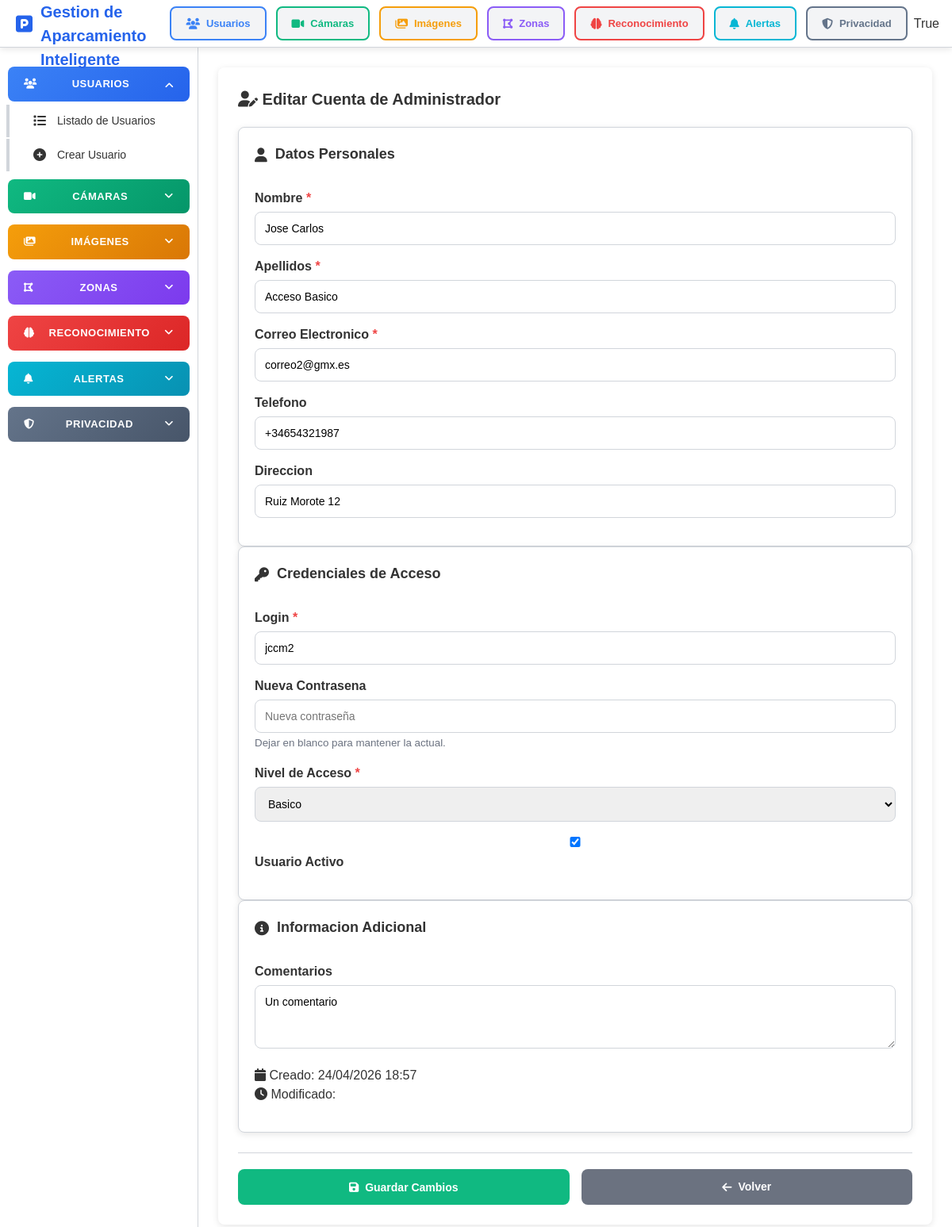
The app's page /usuarios/editar/20/ (signed in) with its own data.
### usuarios/models.py (models this page shows, shortened)
class UsuarioNucleo(ModeloBase, Activo):
    NIVEL_ACCESO_CHOICES = [
        (1, 'Basico'),
        (2, 'Administrador'),
    ]
    id_cliente = models.IntegerField(
        null=True,
        blank=True,
        verbose_name='ID Cliente',
        help_text='Identificador del cliente o propietario'
    )
    nombre = models.CharField(
        max_length=100,
        verbose_name='Nombre'
    )
    apellidos = models.CharField(
        max_length=150,
        blank=True,
        verbose_name='Apellidos'
    )
    email = models.EmailField(
        unique=True,
        verbose_name='Correo electronico'
    )
    telefono = models.CharField(
        max_length=20,
        blank=True,
        verbose_name='Telefono'
    )
    direccion = models.CharField(
        max_length=255,
        blank=True,
        verbose_name='Direccion'
    )
    login = models.CharField(
        max_length=50,
        unique=True,
        verbose_name='Usuario de login'
    )
    password = models.CharField(
        max_length=255,
        verbose_name='Password',
        help_text='Contraseña encriptada'
    )
    nivel_acceso = models.IntegerField(
        choices=NIVEL_ACCESO_CHOICES,
        default=1,
        verbose_name='Nivel de acceso',
        help_text='1-Basico, 2-Administrador'
    )
    comentarios = models.TextField(
        blank=True,
        verbose_name='Comentarios',
        help_text='Observaciones adicionales'
    )
    class Meta:
        verbose_name = 'Usuario del Nucleo'
        verbose_name_plural = 'Usuarios del Nucleo'
        ordering = ['-fecha_creacion']

### usuarios/views.py (the view)
# urls.py: path('editar/<int:pk>/', views.editar_usuario, name='editar'),
def editar_usuario(request, pk):
    if request.session.get('usuario_nivel', 0) != 2:
        messages.error(request, 'Solo los administradores pueden editar usuarios.')
        return redirect('usuarios:lista')
    usuario = get_object_or_404(UsuarioNucleo, pk=pk)
    if request.method == 'POST':
        form = UsuarioNucleoForm(request.POST, instance=usuario)
        if form.is_valid():
            email = form.cleaned_data.get('email')
            login = form.cleaned_data.get('login')
            if UsuarioNucleo.objects.filter(email=email).exclude(pk=pk).exists():
                form.add_error('email', 'Este correo electrónico ya está registrado.')
                return render(request, 'usuarios/editar.html', {'form': form, 'usuario': usuario})
            if UsuarioNucleo.objects.filter(login=login).exclude(pk=pk).exists():
                form.add_error('login', 'Este nombre de usuario ya está en uso.')
                return render(request, 'usuarios/editar.html', {'form': form, 'usuario': usuario})
            usuario = form.save(commit=False)
            nueva_password = form.cleaned_data.get('nueva_password')
            if nueva_password:
                usuario.password = make_password(nueva_password)
            '''
            if password:
                usuario.password = make_password(password)
            else:
                # Restaurar password original si está vacío
                usuario.password = password_original
            '''
            usuario.save()
            messages.success(request, f'Usuario {usuario.nombre} actualizado correctamente.')
            return redirect('usuarios:lista')
    else:
        form = UsuarioNucleoForm(instance=usuario)
    return render(request, 'usuarios/editar.html', {
        'form': form,
        'usuario': usuario
    })

### templates/usuarios/editar.html (shortened to what this page needs)
{% extends 'base.html' %}
{% block content %}
<div class="container">
    <h2><i class="fas fa-user-edit"></i> Editar Cuenta de Administrador</h2>
    <form method="post">
        <div class="card">
            <div class="card-header">
                <div class="card-title">
                    <i class="fas fa-user"></i> Datos Personales
                </div>
            </div>
            <div class="form-group">
                <label for="id_nombre" class="required">Nombre</label>
                {{ form.nombre }}
            </div>
            <div class="form-group">
                <label for="id_apellidos" class="required">Apellidos</label>
                {{ form.apellidos }}
            </div>
            <div class="form-group">
                <label for="id_email" class="required">Correo Electronico</label>
                {{ form.email }}
            </div>
            <div class="form-group">
                <label for="id_telefono">Telefono</label>
                {{ form.telefono }}
            </div>
            <div class="form-group">
                <label for="id_direccion">Direccion</label>
                {{ form.direccion }}
            </div>
        </div>
        <div class="card">
            <div class="card-header">
                <div class="card-title">
                    <i class="fas fa-key"></i> Credenciales de Acceso
                </div>
            </div>
            <div class="form-group">
                <label for="id_login" class="required">Login</label>
                {{ form.login }}
            </div>
            <div class="form-group">
                <label for="id_password">Nueva Contrasena</label>
                {{ form.nueva_password }}
                <small style="color: var(--gray);">Dejar en blanco para mantener la actual.</small>
            </div>
            <div class="form-group">
                <label for="id_nivel_acceso" class="required">Nivel de Acceso</label>
                {{ form.nivel_acceso }}
            </div>
            <div class="form-group">
                <label for="id_activo">
                    {{ form.activo }} Usuario Activo
                </label>
            </div>
        </div>
        <div class="card">
            <div class="card-header">
                <div class="card-title">
                    <i class="fas fa-info-circle"></i> Informacion Adicional
                </div>
            </div>
            <div class="form-group">
                <label for="id_comentarios">Comentarios</label>
                {{ form.comentarios }}
            </div>
            <div class="form-group">
                <p><i class="fas fa-calendar"></i> Creado: {{ usuario.fecha_creacion|date:"d/m/Y H:i" }}</p>
                <p><i class="fas fa-clock"></i> Modificado: {{ usuario.fecha_modificacion|date:"d/m/Y H:i" }}</p>
            </div>
        </div>
        <div class="form-actions">
            <button type="submit" class="btn btn-success">
                <i class="fas fa-save"></i> Guardar Cambios
            </button>
            <a href="{% url 'usuarios:lista' %}" class="btn btn-secondary">
                <i class="fas fa-arrow-left"></i> Volver
            </a>
        </div>
    </form>
</div>
{% endblock %}

### static/css/style.css (style rules this page uses)
:root { --primary: #2563eb; --primary-hover: #1d4ed8; --success: #10b981; --danger: #ef4444; --warning: #f59e0b; --dark: #333333; --gray: #6b7280; --text-muted: #6b7280; --border: #d1d5db; --bg: #ffffff; --bg-secondary: #f3f4f6; --white: #ffffff; --shadow: 0 2px 8px rgba(0,0,0,0.1); --radius: 8px; --color-f1: #3b82f6; --color-f2: #10b981; --color-f3: #f59e0b; --color-f4: #8b5cf6; --color-f5: #ef4444; --color-f6: #06b6d4; --color-f8: #64748a; }
* { box-sizing: border-box; margin: 0; padding: 0; }
body { font-family: Arial, sans-serif; background-color: var(--bg); color: var(--dark); line-height: 1.5; }
.container { background-color: var(--white); padding: 25px; border-radius: var(--radius); box-shadow: var(--shadow); width: 100%; }
h1, h2 { color: var(--dark); margin-bottom: 20px; }
h2 { font-size: 20px; text-align: left; }
.form-group { margin-bottom: 15px; }
label { font-weight: bold; display: block; margin-bottom: 5px; color: var(--dark); }
input, textarea, select { width: 100%; padding: 12px; border: 1px solid var(--border); border-radius: var(--radius); font-size: 14px; font-family: inherit; }
textarea { resize: vertical; min-height: 80px; }
.required::after { content: " *"; color: var(--danger); }
.btn { padding: 12px 20px; border: none; border-radius: var(--radius); cursor: pointer; font-size: 14px; font-weight: bold; display: inline-flex; align-items: center; justify-content: center; gap: 8px; text-decoration: none; }
.btn-success { background: var(--success); color: white; }
.btn-secondary { background: var(--gray); color: white; }
.card { background: var(--white); border-radius: var(--radius); box-shadow: var(--shadow); padding: 20px; border: 1px solid var(--border); }
.card-header { display: flex; align-items: center; justify-content: space-between; margin-bottom: 15px; padding-bottom: 15px; border: none; }
.card-title { font-size: 18px; font-weight: bold; color: var(--dark); margin: 0; display: flex; align-items: center; gap: 10px; border: none; }
.form-actions { display: flex; gap: 15px; margin-top: 25px; padding-top: 20px; border-top: 1px solid var(--border); }
.form-actions .btn { flex: 1; }

### records on screen
UsuarioNucleo: nombre "Jose Carlos", apellidos "Acceso Basico", email "correo2@gmx.es", telefono "+34654321987", direccion "Ruiz Morote 12", login "jccm2", nivel_acceso "Basico", activo "☑", comentarios "Un comentario", fecha_creacion "24/04/2026 18:57"

### other values on screen
{{ request.session.usuario_login }} "True"
